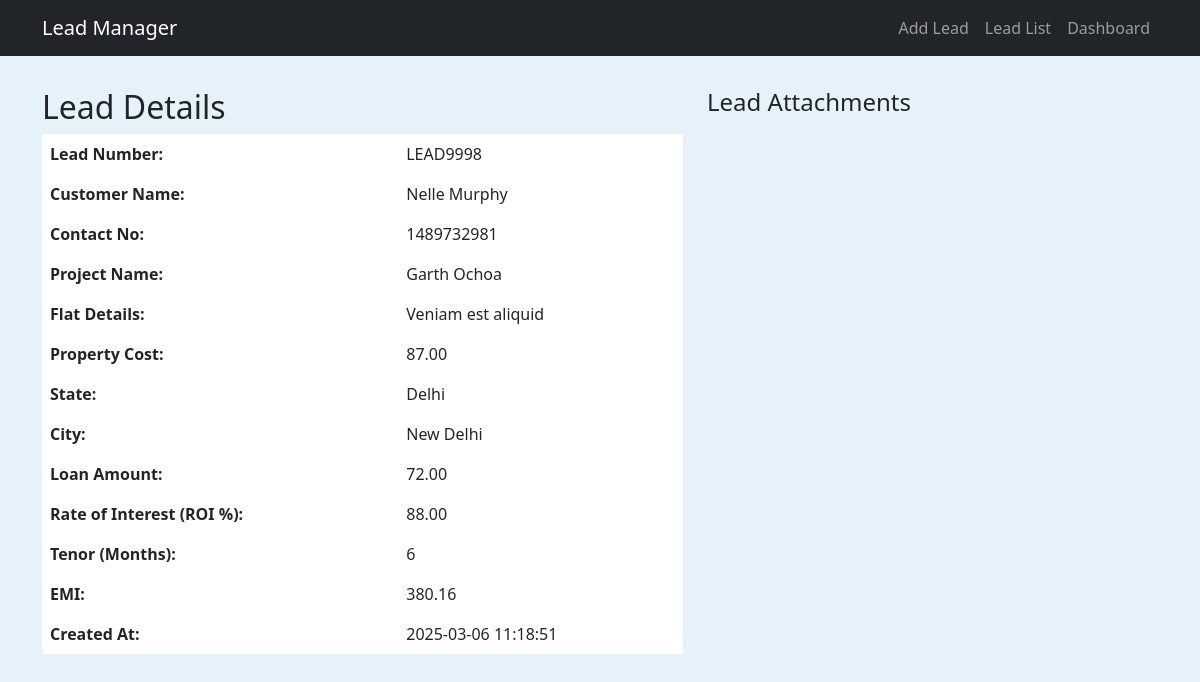
Page /lead_details.php?id=1 on the committed database.
### tables this page shows
CREATE TABLE `leads` (
  `id` int(11) NOT NULL,
  `lead_number` varchar(20) NOT NULL,
  `customer_name` varchar(255) NOT NULL,
  `contact_no` varchar(15) NOT NULL,
  `project_name` varchar(255) DEFAULT NULL,
  `flat_details` text DEFAULT NULL,
  `property_cost` decimal(10,2) DEFAULT NULL,
  `state` varchar(100) DEFAULT NULL,
  `city` varchar(100) DEFAULT NULL,
  `loan_amount` decimal(10,2) DEFAULT NULL,
  `roi` decimal(5,2) DEFAULT NULL,
  `tenor` int(11) DEFAULT NULL,
  `emi` decimal(10,2) DEFAULT NULL,
  `created_at` timestamp NOT NULL DEFAULT current_timestamp()
);

### lead_details.php (the view, shortened to what this page needs)
<?php
include 'layouts/header.php';
$lead_id = intval($_GET['id']);
$stmt = $mysqli->prepare("SELECT * FROM leads WHERE id = ?");
$stmt->bind_param("i", $lead_id);
$stmt->execute();
$result = $stmt->get_result();
$lead = $result->fetch_assoc();
?>
<section id="lead-details">
    <div class="container">
        <div class="row">
            <div class="col-lg-7">
                <h2>Lead Details</h2>
                <table class="table table-borderless">
                    <tr>
                        <th>Lead Number:</th>
                        <td><?= $lead['lead_number'] ?></td>
                    </tr>
                    <tr>
                        <th>Customer Name:</th>
                        <td><?= $lead['customer_name'] ?></td>
                    </tr>
                    <tr>
                        <th>Contact No:</th>
                        <td><?= $lead['contact_no'] ?></td>
                    </tr>
                    <tr>
                        <th>Project Name:</th>
                        <td><?= $lead['project_name'] ?></td>
                    </tr>
                    <tr>
                        <th>Flat Details:</th>
                        <td><?= $lead['flat_details'] ?></td>
                    </tr>
                    <tr>
                        <th>Property Cost:</th>
                        <td><?= $lead['property_cost'] ?></td>
                    </tr>
                    <tr>
                        <th>State:</th>
                        <td><?= $lead['state'] ?></td>
                    </tr>
                    <tr>
                        <th>City:</th>
                        <td><?= $lead['city'] ?></td>
                    </tr>
                    <tr>
                        <th>Loan Amount:</th>
                        <td><?= $lead['loan_amount'] ?></td>
                    </tr>
                    <tr>
                        <th>Rate of Interest (ROI %):</th>
                        <td><?= $lead['roi'] ?></td>
                    </tr>
                    <tr>
                        <th>Tenor (Months):</th>
                        <td><?= $lead['tenor'] ?></td>
                    </tr>
                    <tr>
                        <th>EMI:</th>
                        <td><?= $lead['emi'] ?></td>
                    </tr>
                    <tr>
                        <th>Created At:</th>
                        <td><?= $lead['created_at'] ?></td>
                    </tr>
                </table>
            </div>
            <div class="col-lg-5">
                <h4>Lead Attachments</h4>
            </div>
        </div>
    </div>
</section>
<?php include 'layouts/footer.php'; ?>

### layouts/header.php (shortened to what this page needs)
<!DOCTYPE html>
<html lang="en">
<head>
    <link href="https://cdn.jsdelivr.net/npm/bootstrap@5.3.0/dist/css/bootstrap.min.css" rel="stylesheet">
    <link rel="stylesheet" href="styles/style.css">
</head>
<body>
<nav class="navbar navbar-expand-lg navbar-dark bg-dark">
    <div class="container">
        <a class="navbar-brand" href="index.php">Lead Manager</a>
        <div class="collapse navbar-collapse" id="navbarNav">
            <ul class="navbar-nav ms-auto">
                <li class="nav-item"><a class="nav-link" href="lead_generation.php">Add Lead</a></li>
                <li class="nav-item"><a class="nav-link" href="lead_list.php">Lead List</a></li>
                <li class="nav-item"><a class="nav-link" href="dashboard.php">Dashboard</a></li>
            </ul>
        </div>
    </div>
</nav>

### layouts/footer.php (shortened to what this page needs)
</body>
</html>

### styles/style.css (style rules this page uses)
#lead-details { min-height: 90vh; padding: 2rem 0; background-color: #e6f2f9; }

### rows in the picture
leads: lead_number "LEAD9998", customer_name "Nelle Murphy", contact_no "1489732981", project_name "Garth Ochoa", flat_details "Veniam est aliquid", property_cost "87.00", state "Delhi", city "New Delhi", loan_amount "72.00", roi "88.00", tenor "6", emi "380.16", created_at "2025-03-06 11:18:51"
